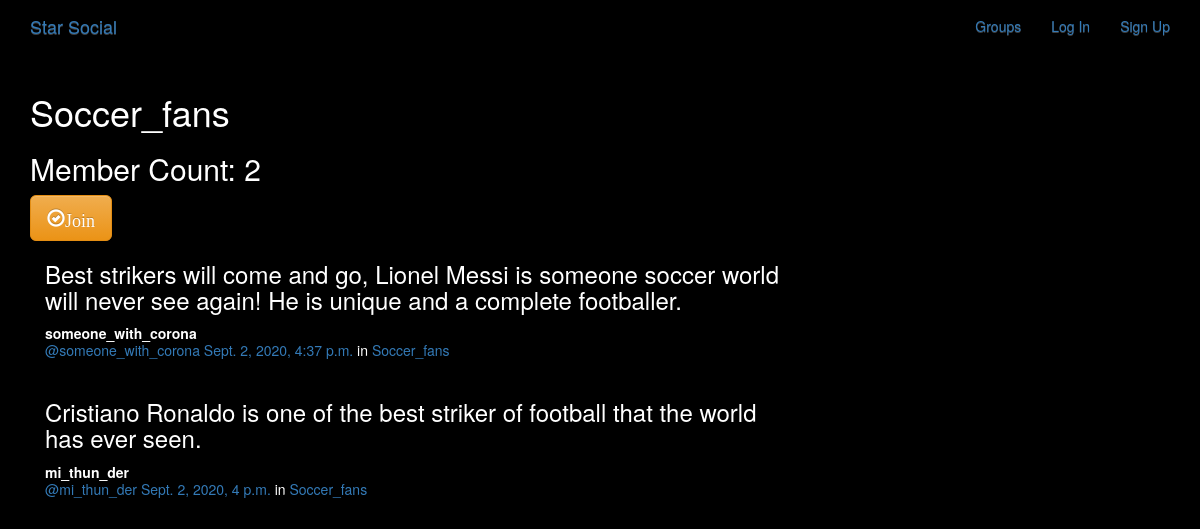
The app's page /groups/posts/in/soccer_fans/ with its own data.
### groups/models.py (models this page shows, shortened)
class Group(models.Model):
    name=models.CharField(max_length=255,unique=True)
    slug=models.SlugField(allow_unicode=True,unique=True)
    description=models.TextField(blank=True,default='')
    description_html=models.TextField(editable=False,default='',blank=True)
    members=models.ManyToManyField(User,through='GroupMember')
    class Meta:
        ordering=['name']

### posts/models.py (models this page shows, shortened)
class Post(models.Model):
    user=models.ForeignKey(User,related_name='posts',on_delete=models.CASCADE)
    created_at=models.DateTimeField(auto_now=True)
    message=models.TextField()
    message_html=models.TextField(editable=False)
    group=models.ForeignKey(Group,related_name='posts',null=True,blank=True,on_delete=models.CASCADE)
    class Meta:
        ordering=['-created_at']
        unique_together=['user','message']

### groups/views.py (the view)
# urls.py: path("posts/in/<slug>/",views.singleGroup.as_view(),name="single"),
class singleGroup(generic.DetailView):
    model = Group

### groups/templates/groups/group_detail.html
{% extends "groups/group_base.html" %}
{% block pregroup %}
<h1>{{group.name}}</h1>
<h2>Member Count: {{group.members.count}}</h2>
<div class="content">
    {% if user in group.members.all %}
    <a href="{% url 'groups:leave' slug=group.slug %}"
       class="btn btn-lg btn-fill btn-warning">
        <span class="glyphicon glyphicon-remove-circle">Leave</span> </a>
    {% else %}
    <a href="{% url 'groups:join' slug=group.slug %}"
       class="btn btn-lg btn-fill btn-warning">
        <span class="glyphicon glyphicon-ok-circle">Join</span> </a>
    {% endif %}
</div>
{% endblock %}
{% block group_content %}
<div class="col-md-8">
    {% if group.posts.count == 0 %}
    <h2>No posts in this group yet!</h2>
    {% else %}
    {% for post in group.posts.all %}
    {% include "posts/_post.html" %}
    {% endfor %}
    {% endif %}
</div>
{% endblock %}

### groups/templates/groups/group_base.html (shortened to what this page needs)
{% extends 'base.html' %}
{% block content %}
<div class="container">
    <div class="row">
        {% block pregroup %}{% endblock %}
        {% block group_content %}{% endblock %}
    </div>
</div>
{% endblock %}

### templates/base.html (shortened to what this page needs)
<!DOCTYPE html>
{% load static %}
<html lang="en">
<head>
    <link rel="stylesheet" href="https://maxcdn.bootstrapcdn.com/bootstrap/3.3.7/css/bootstrap.min.css">
    <link rel="stylesheet" href="https://maxcdn.bootstrapcdn.com/bootstrap/3.3.7/css/bootstrap-theme.min.css">
    <link rel="stylesheet" href="{% static 'simplesocial/css/master.css' %}">
</head>
<body>
<nav class="navbar mynav" role="navigation" id="navbar">
    <div class="container">
        <a class="navbar-brand mynav" href="{% url 'home' %}">Star Social</a>
        <ul class="nav navbar-nav navbar-right">
            {% if user.is_authenticated %}
            <li><a href="{% url 'posts:create' %}">POST</a> </li>
            <li><a href="{% url 'groups:all' %}">Groups</a> </li>
            <li><a href="{% url 'groups:create' %}">Create Group</a> </li>
            <li><a href="{% url 'accounts:logout' %}">Log Out</a> </li>
            {% else %}
            <li><a href="{% url 'groups:all' %}">Groups</a> </li>
            <li><a href="{% url 'accounts:login' %}">Log In</a> </li>
            <li><a href="{% url 'accounts:signup' %}">Sign Up</a> </li>
            {% endif %}
        </ul>
    </div>
</nav>
<div class="container mycontent">
    {% block content %}
    {% endblock %}
</div>
</body>
</html>

### posts/templates/posts/_post.html (shortened to what this page needs)
<div class="post media">
	<h3>{{ post.message_html|safe }}</h3>
	<div class="media-body">
		<strong>{{ post.user.username }}</strong>
		<h5 class="media-heading">
			<span class="username"><a href="{% url 'posts:for_user' username=post.user.username %}">@{{ post.user.username }}</a></span>
			<time class="time"><a href="{% url 'posts:single' username=post.user.username pk=post.pk %}">{{ post.created_at }}</a></time>
			{% if post.group %}
			<span class="group-name">in <a href="#">{{ post.group.name }}</a></span>
			{% endif %}
		</h5>
	</div>
</div>

### records on screen
Group: name "Soccer_fans", members.count "2"
Post: message_html "Best strikers will come and go, Lionel Messi is someone soccer world will never see again! He is unique and a complete footballer.", user.username "someone_with_corona", created_at "Sept. 2, 2020, 4:37 p.m.", group.name "Soccer_fans"
Post: message_html "Cristiano Ronaldo is one of the best striker of football that the world has ever seen.", user.username "mi_thun_der", created_at "Sept. 2, 2020, 4 p.m.", group.name "Soccer_fans"
